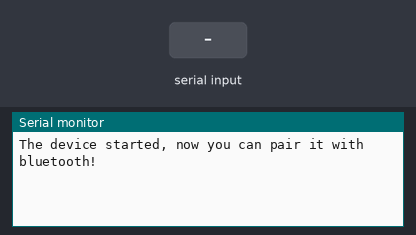
A program run on a simulated ESP32. Parts: the last lines printed to the serial monitor. The test bench sets the inputs (shaded band). Nothing arrives over Bluetooth unless stated.

Above: at 1.2 s.
1.3 s: "1\n" received over the second serial link
At 2.5 s:
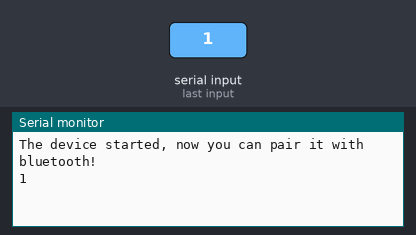
2.8 s: "0\n" received over the second serial link
At 4.0 s:
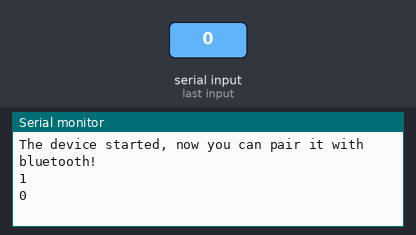

The program:

main.cpp
```cpp
#include <Arduino.h>
#include <BluetoothSerial.h>

// V1.1 by Marek OE8GKE
// A Bluetooth to Serial and Serial to BT Adapter

BluetoothSerial SerialBT;
String receivedData = "";

void setup()
{
  Serial.begin(115200);
  SerialBT.begin("FunkY"); // Bluetooth device name
  Serial.println("The device started, now you can pair it with bluetooth!");
}

void loop()
{
  if (Serial.available())
  {
    SerialBT.write(Serial.read());
  }

  while (SerialBT.available())
  {
    char incomingChar = SerialBT.read();
    if (incomingChar == '\n')
    { // End of message
      Serial.println(receivedData);
      receivedData = ""; // Clear buffer
    }
    else
    {
      receivedData += incomingChar;
    }
  }
}
```

Measured:
- after the input at 1.3 s, the serial monitor: prints a new line at once (image 1)
- after the input at 2.8 s, the serial monitor: prints a new line at once (image 2)
